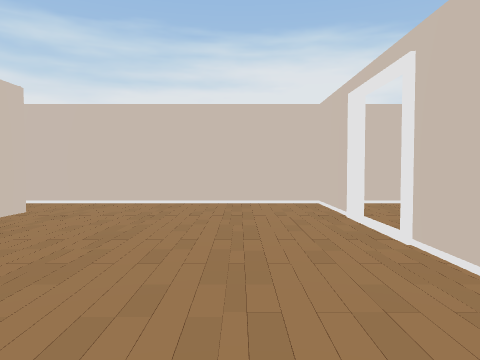
View 1 (above)

24 first-person views from a walk through a scene from a Unity 3-D project. The camera is 1.3 m above the floor, tilts 2° down and sees 70° across. Doors are open. The floor is counted in squares, 2 m on a side. Each view is taken from the middle of a square. On the plan, view 1 faces up. The plan holds only what a view shows up to about 10 squares ahead; the rest is blank. The place goes on beyond the plan. The player character is not drawn. Some surface patterns are stand-ins.

View 2
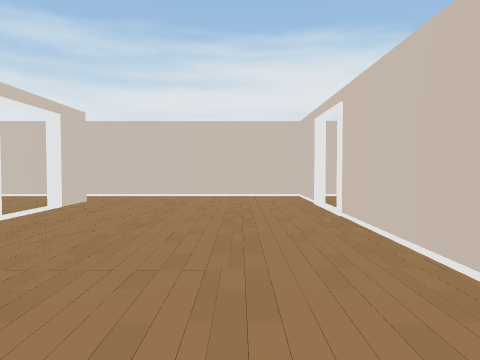

View 3
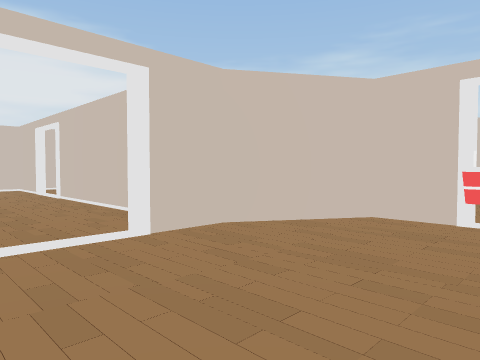

View 4
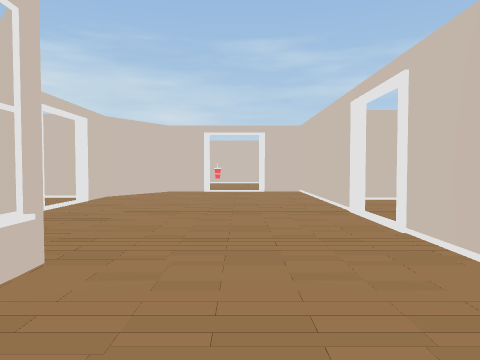

View 5
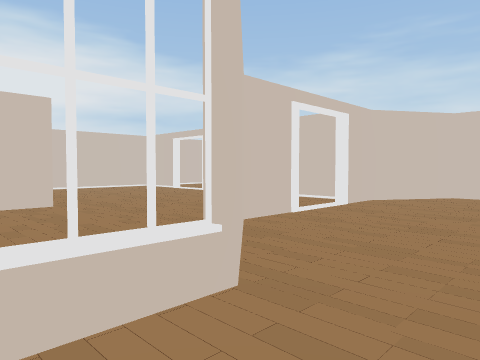

View 6
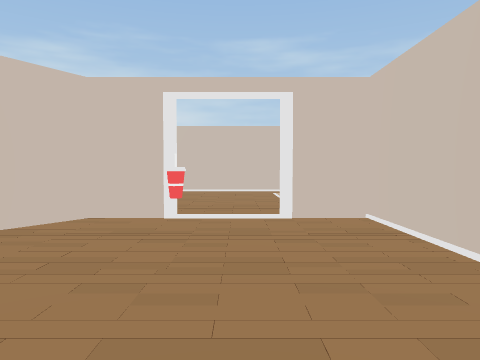

View 7
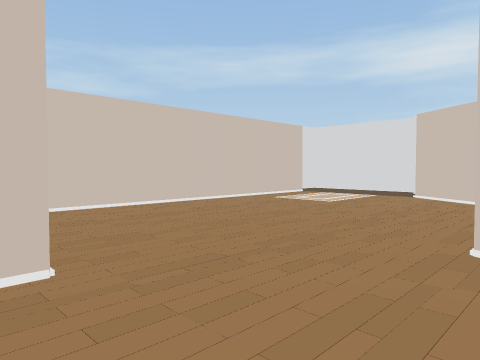

View 8
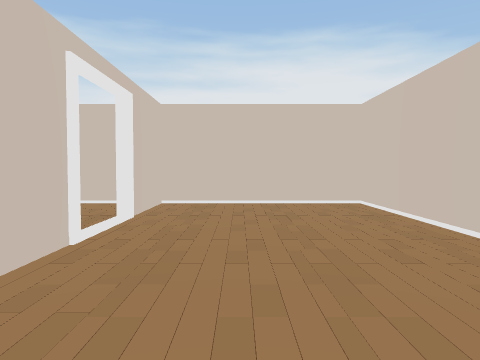

View 9
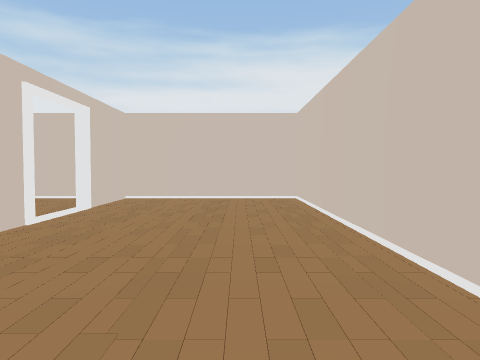

View 10
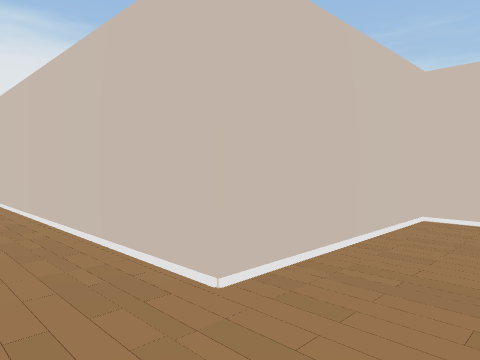

View 11
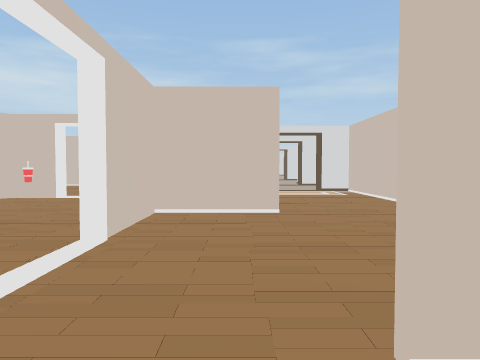

View 12
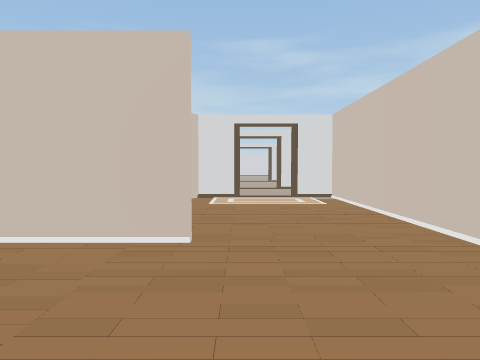

View 13
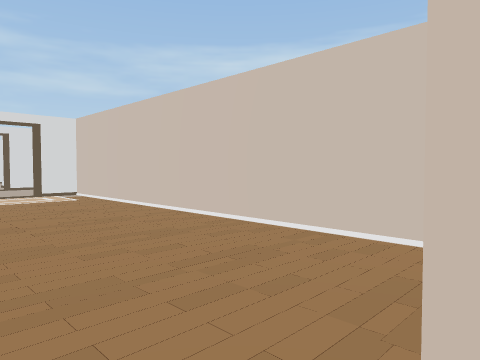

View 14
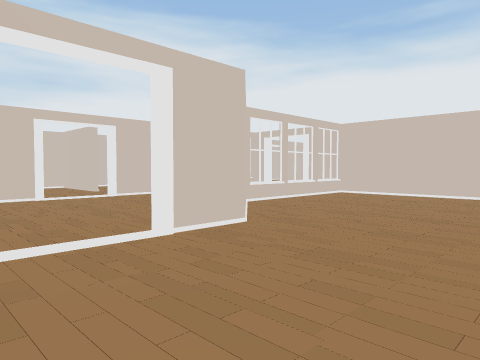

View 15
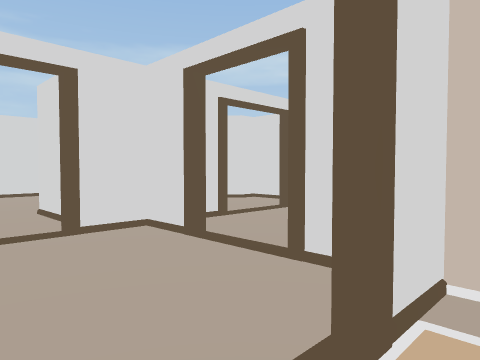

View 16
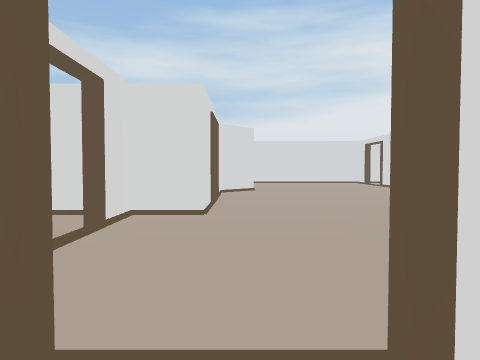

View 17
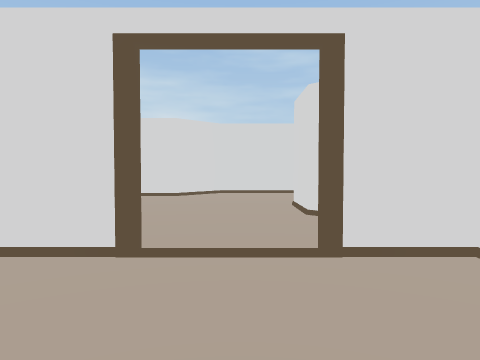

View 18
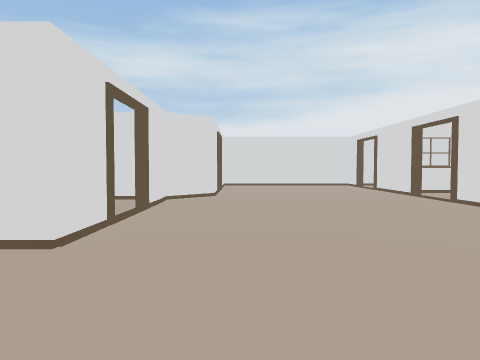

View 19
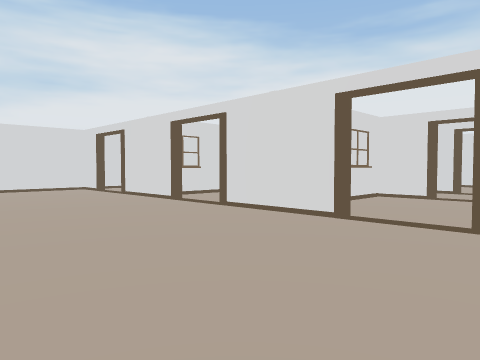

View 20
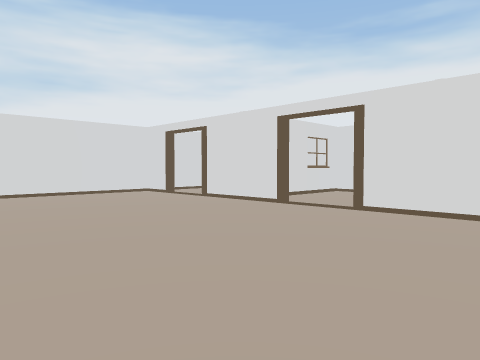

View 21
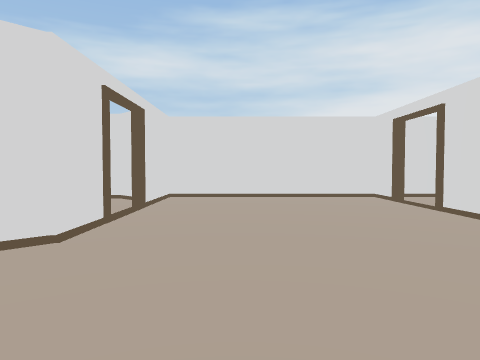

View 22
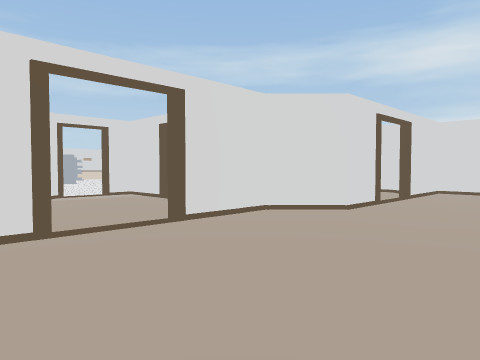

View 23
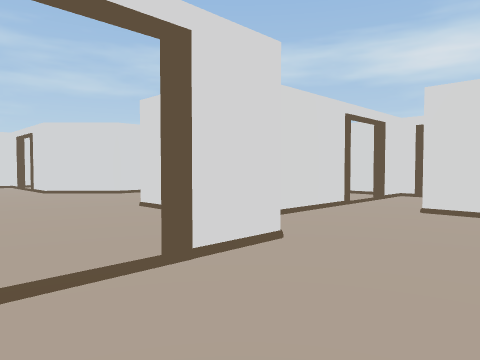

View 24
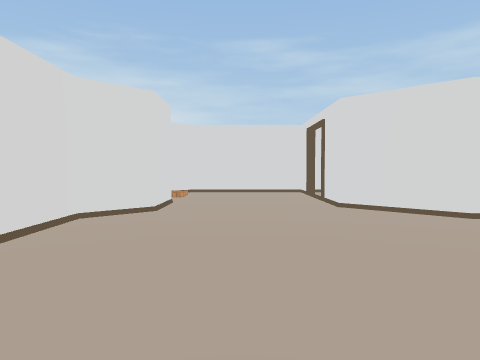

### Floor plan
Key: @ floor where view 1 was taken; # wall or solid block; x gap in a wall; . floor; D open door; = window, fence, low wall or low ledge; O other object.
Columns run from 7 left of view 1 to 26 right of it. Each row starts with its distance up from view 1.
  7  ## ##### ###
  6   .#.....#...#
  5   .##....#...#
  4    .#........#
  3    ......#...#
  2     #....#...#
  1    ##....#...#
  0 #......@.#...###
 -1 #........#......#
 -2 #....##.###.....#
 -3 #..###....##....#
 -4 =###.......#....#
 -5  ........O......#
 -6   .........#....#
 -7    ##.#######. .#
 -8    .....#...## .#         ########
 -9     #........####  .... .........#
-10      ............................#
-11      #########.###...#...........#
-12              ...#....## # ..##DD##
-13              .........#    .#
-14          #   ...#.##..#    x
-15       .........######..
-16    ..............    ...
-17    # ##  #.........# .##
-18      #   #.....#......
-19        .......###.##..
-20      #...#....#
-21      #####....#
-22          #.....
-23         ......#
-24         .#....##
-25         #######

Where each view was taken, in squares from view 1:
view 1: 0 up, 0 right, facing up
view 2: 2 down, 0 right, facing up
view 3: 5 down, 1 left, facing up-right
view 4: 5 down, 6 left, facing right
view 5: 5 down, 5 left, facing up-right
view 6: 5 down, 1 left, facing right
view 7: 0 up, 3 right, facing down-right
view 8: 0 up, 3 right, facing up
view 9: 1 down, 4 right, facing up
view 10: 2 down, 4 right, facing up-right
view 11: 8 down, 4 left, facing right
view 12: 9 down, 2 left, facing right
view 13: 8 down, 3 left, facing down-right
view 14: 1 up, 1 right, facing down-left
view 15: 9 down, 5 right, facing down-right
view 16: 10 down, 7 right, facing down
view 17: 13 down, 6 right, facing right
view 18: 12 down, 6 right, facing down
view 19: 14 down, 6 right, facing down-left
view 20: 16 down, 7 right, facing down-left
view 21: 17 down, 5 right, facing down
view 22: 15 down, 4 right, facing down-right
view 23: 9 down, 12 right, facing down-right
view 24: 10 down, 16 right, facing right
